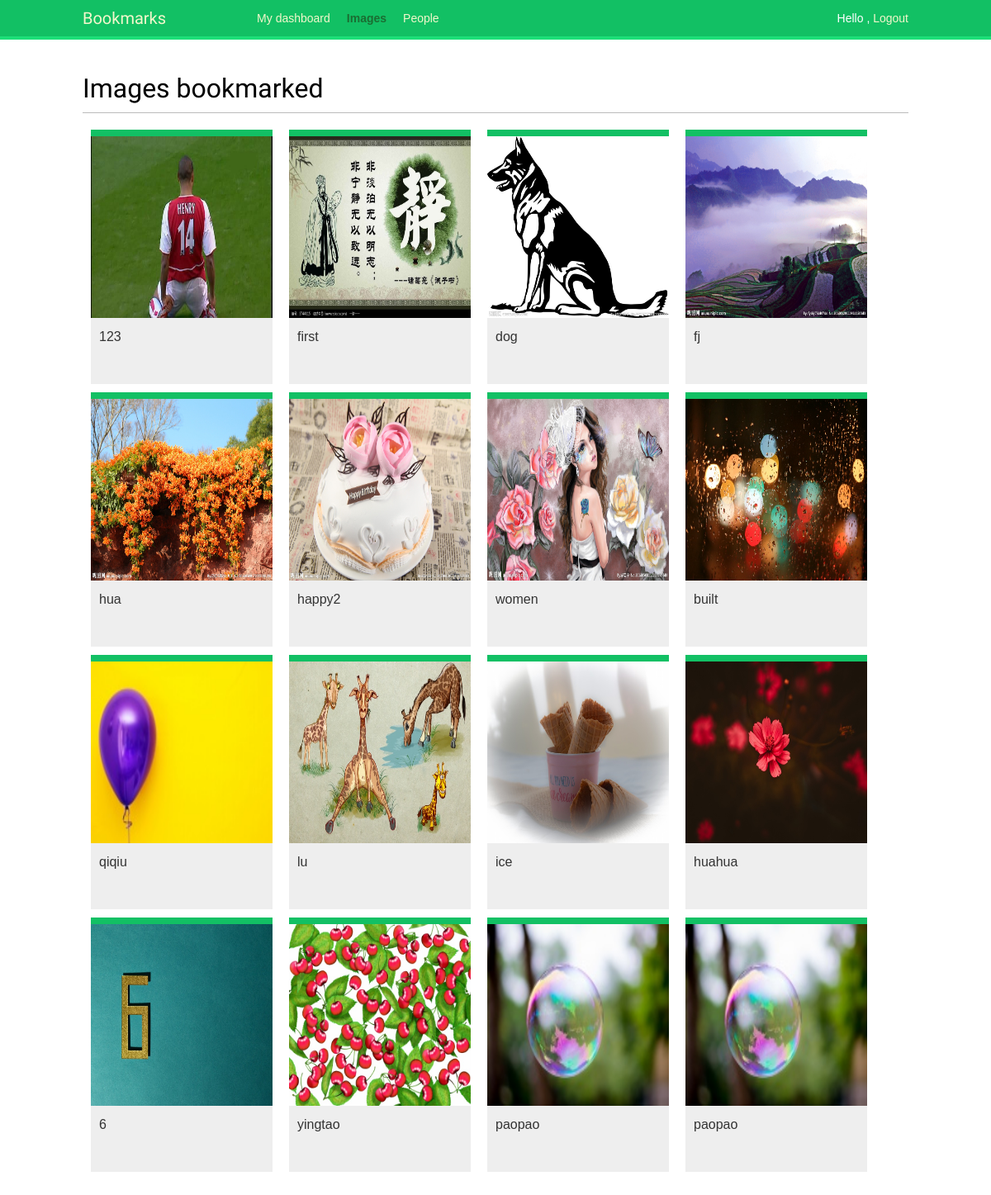
The app's page /images/ (signed in) with its own data.
### images/models.py (models this page shows, shortened)
class Image(models.Model):
	user = models.ForeignKey(settings.AUTH_USER_MODEL,
	                         related_name='images_created', on_delete=models.CASCADE)
	title = models.CharField(max_length=200)
	slug = models.SlugField(max_length=200,blank=True)
	url = models.URLField()
	image = models.ImageField(upload_to='images/%Y/%m/%d')
	description = models.TextField(blank=True)
	created = models.DateField(auto_now_add=True,
	                           db_index=True)
	user_like = models.ManyToManyField(settings.AUTH_USER_MODEL,
	                                   related_name='images_liked',
	                                   blank=True)
	total_likes = models.PositiveIntegerField(db_index=True,
	                                          default=0)
	def get_absolute_url(self):
		return reverse('images:detail', args=[self.id, self.slug])

### images/views.py (the view)
# urls.py: path('', views.image_list, name='list'),
@login_required
def image_list(request):
    images = Image.objects.all()
    paginator = Paginator(images, 16)
    page = request.GET.get('page') # 获取前端请求的页码
    try:
        images = paginator.page(page) # 获取对应页码的内容
    except PageNotAnInteger:
        images = paginator.page(1) # 如果页码为非整数，返回第一页
    except EmptyPage:
        if request.is_ajax():
            return HttpResponse('')
        images = paginator.page(paginator.num_pages) # 如果页码为空则返回最后一页
    if request.is_ajax():
        return render(request,
                      'images/image/list_ajax.html',
                      {'section': 'images', 'images': images})
    return render(request,
                  'images/image/list.html',
                   {'section': 'images', 'images': images})

### images/templates/images/image/list.html (shortened to what this page needs)
{% extends "base.html" %}
{% block content %}
  <h1>Images bookmarked</h1>
  <div id="image-list">
    {% include "images/image/list_ajax.html" %}
  </div>
{% endblock %}

### account/templates/base.html (shortened to what this page needs)
{% load staticfiles %}
<!DOCTYPE html>
<html>
<head>
  <link href="{% static "css/base.css" %}" rel="stylesheet">
</head>
<body>
  <div id="header">
    <span class="logo">Bookmarks</span>
    {% if request.user.is_authenticated %}
      <ul class="menu">
        <li {% if section == "dashboard" %}class="selected"{% endif %}>
          <a href="{% url "dashboard" %}">My dashboard</a>
        </li>
        <li {% if section == "images" %}class="selected"{% endif %}>
          <a href="{% url "images:list" %}">Images</a>
        </li>
        <li {% if section == "people" %}class="selected"{% endif %}>
          <a href="{% url "user_list" %}">People</a>
        </li>
      </ul>
    {% endif %}
    <span class="user">
      {% if request.user.is_authenticated %}
        Hello {{ request.user.first_name }},
        <a href="{% url "logout" %}">Logout</a>
      {% else %}
        <a href="{% url "login" %}">Log-in</a>
      {% endif %}
    </span>
  </div>
  <div id="content">
    {% block content %}
    {% endblock %}
  </div>
</body>
</html>

### images/templates/images/image/list_ajax.html
{% load thumbnail %}
{% for image in images %}
  <div class="image">
    <a href="{{ image.get_absolute_url }}">
      {% thumbnail image.image "300x300" crop="100%" as im %}
        <a href="{{ image.get_absolute_url }}">
          <img src="{{ im.url }}">
        </a>
      {% endthumbnail %}
    </a>
    <div class="info">
      <a href="{{ image.get_absolute_url }}" class="title">
        {{ image.title }}
      </a>
    </div>
  </div>
{% endfor %}

### account/static/css/base.css (style rules this page uses)
body { margin:0; padding:0; font-family:helvetica, sans-serif; }
a { color:#12c064; text-decoration:none; }
h1, h2, h3, h4, h5 , h6 { font-family: 'Muli', sans-serif; font-weight:normal; }
h1 { border-bottom:1px solid #bbb; padding:0 0 10px 0; margin:10px 0 20px 0; }
#header { padding:10px 100px; font-size:14px; background:#12c064; color:#fff; border-bottom:4px solid #1cdf78; overflow:auto; }
#header .logo { font-family: 'Muli', sans-serif; float:left; color:#f3f7cc; font-size:20px; margin-right:10%; }
#header ul.menu { list-style:none; float:left; margin:0; padding:0; }
#header ul.menu li { float:left; padding:4px 10px; }
#header ul.menu li.selected a, #header ul.menu li.selected a:hover { color:#1b6d32; font-weight:bold; }
#header a { color:#f3f7cc; }
#header .user { float:right; padding-top:4px; }
#content { padding:30px 100px; }
#image-list { overflow:auto; }
#image-list .image { float:left; width:220px; height:300px; margin:0 10px 10px 10px; border-top:8px solid #12c064; background:#eee; }
#image-list img { width:220px; height:220px; }
#image-list .info { padding:10px; }
#image-list .info a { color:#333; }

### records on screen
Image: shows a picture, title "123"
Image: shows a picture, title "first"
Image: shows a picture, title "dog"
Image: shows a picture, title "fj"
Image: shows a picture, title "hua"
Image: shows a picture, title "happy2"
Image: shows a picture, title "women"
Image: shows a picture, title "built"
Image: shows a picture, title "qiqiu"
Image: shows a picture, title "lu"
Image: shows a picture, title "ice"
Image: shows a picture, title "huahua"
Image: shows a picture, title "6"
Image: shows a picture, title "yingtao"
Image: title "paopao"
Image: title "paopao"
